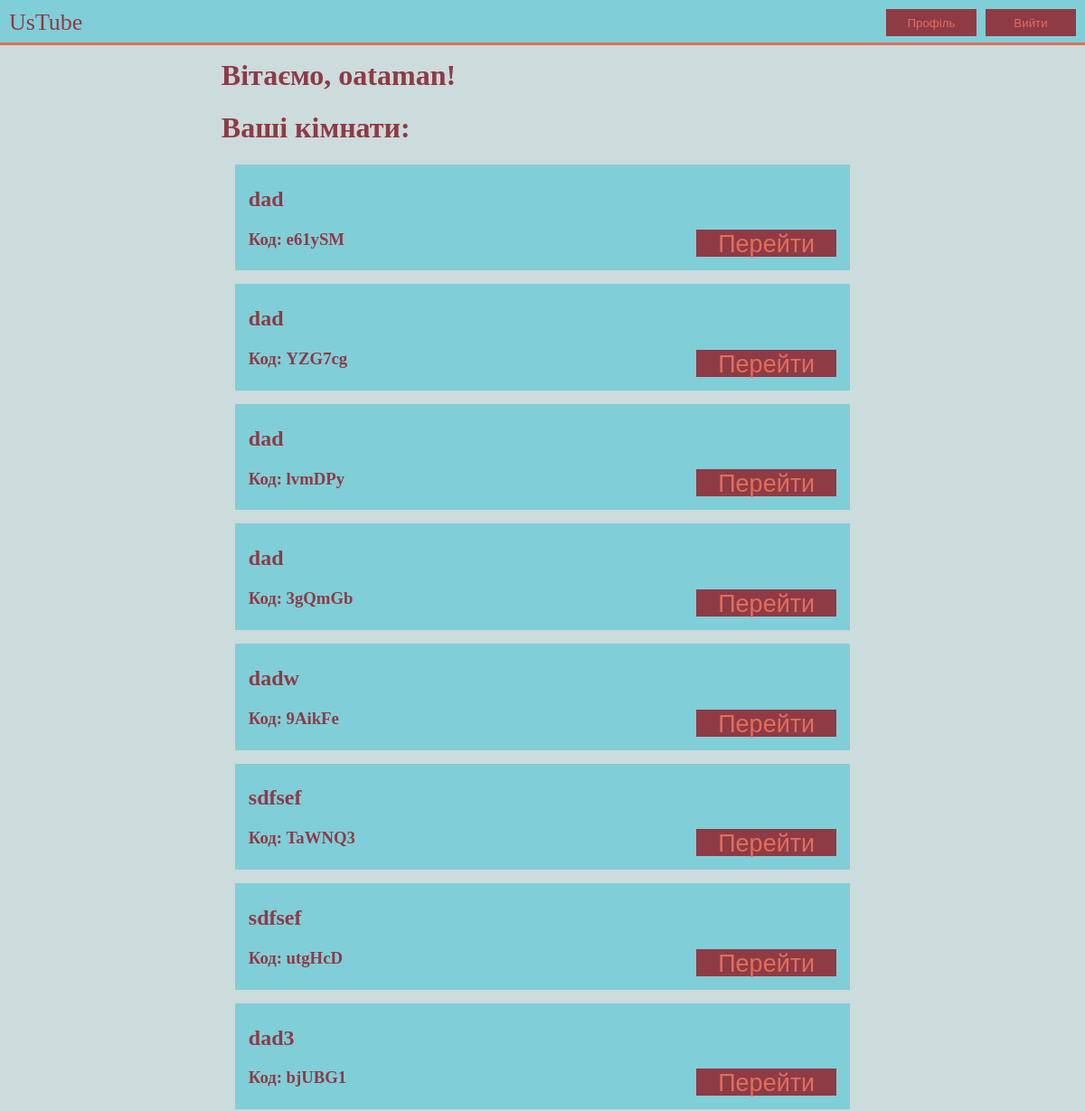
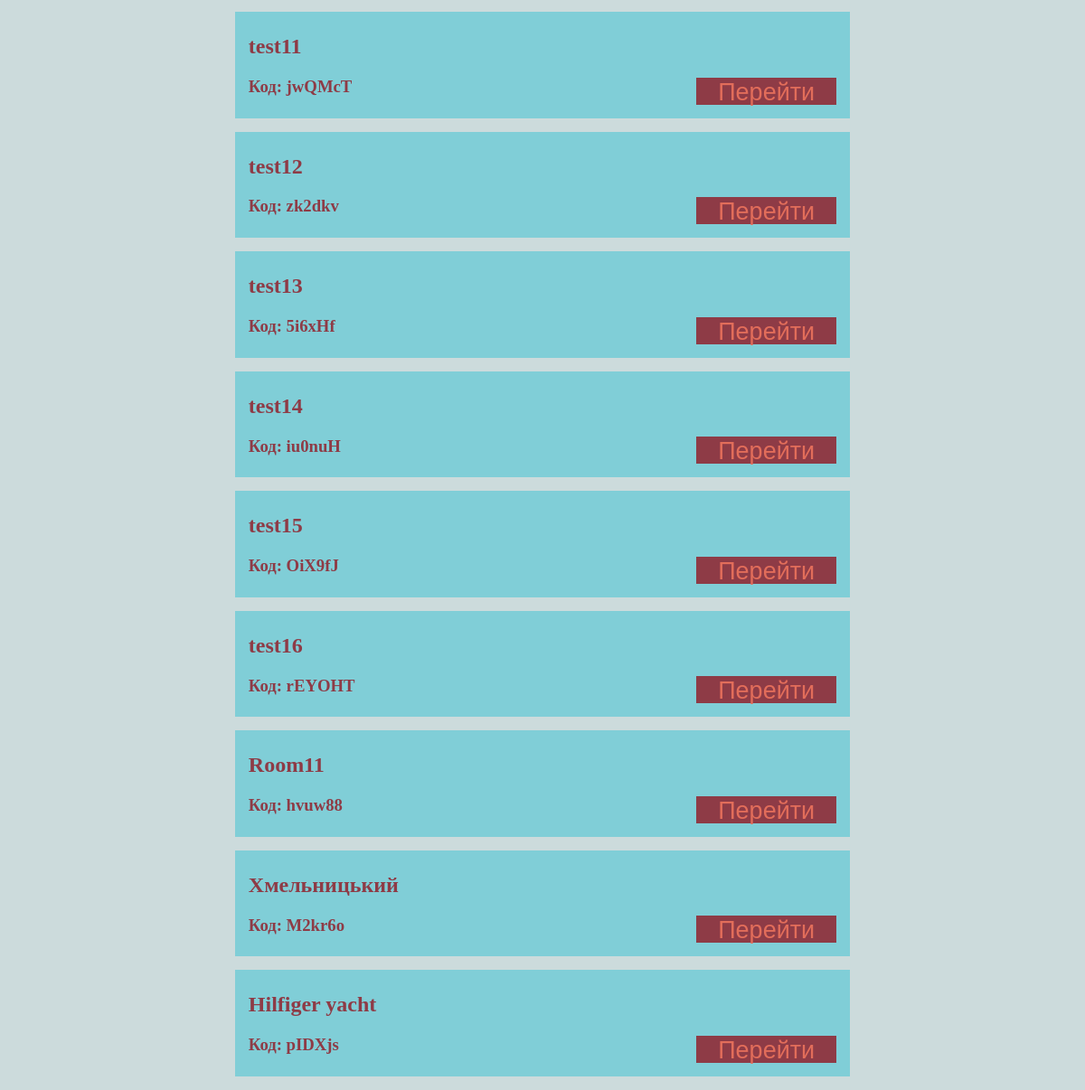
Screenshot of /profile (signed in) with the database file from the repository (2 pictures, top to bottom).
### rooms/models.py (models this page shows, shortened)
class Room(models.Model):
    name = models.CharField(max_length = 40)
    code = models.CharField(max_length = 20, default = generate_random_code())
    user = models.ForeignKey(User, on_delete=models.CASCADE)
    link = models.URLField(max_length = 150)
    videocode = models.CharField(max_length = 20, default ='ERROR', editable = True)

### rooms/views.py (the view)
# urls.py: path('profile', profileview, name='profile')
def profileview(request):
    if request.user.is_authenticated:
        user = request.user
        rooms = Room.objects.all().filter(user=user)
        ctx = {'rooms':rooms}
        return render(request, 'rooms/profile.html', ctx)
    else:
        return PermissionDenied()

### templates/rooms/profile.html
{% extends 'main.html' %}
{% load static %}
{% block css %}
<link rel="stylesheet" href="{% static 'css/main.css' %}">
{% endblock %}
{% block content %}
<h1>Вітаємо, {{ request.user }}!</h1>
<h1>Ваші кімнати:</h1>
{% for room in rooms %}
    <div class="roompreview">
        <h2>{{ room.name }}</h2>
        <h3>Код: {{ room.code }}</h3>
        <a href="{% url 'rooms:room' room.code %}"><button class="button" type="button">Перейти</button></a>
    </div>
{% endfor %}
{% endblock %}

### static/css/main.css (style rules this page uses)
body { display: block; margin: 8px; background-color: #CCDBDC; font-family: Tahoma; color: #8E3B46; }
.roompreview { background-color: #80CED7; position: relative; padding: 5px 0px 5px 15px; margin: 15px; }
.roompreview > a { position: absolute; bottom: 5px; right: 15px; }
.roompreview > a > button { height: 30px; width: 155px; box-sizing: border-box; border: none; border-radius: 0px; background-color: #8E3B46; color: #E26D5A; margin-bottom: 10px; font-size: 27px; }

### rows the page displays
Room: name "dad", code "e61ySM"
Room: name "dad", code "YZG7cg"
Room: name "dad", code "lvmDPy"
Room: name "dad", code "3gQmGb"
Room: name "dadw", code "9AikFe"
Room: name "sdfsef", code "TaWNQ3"
Room: name "sdfsef", code "utgHcD"
Room: name "dad3", code "bjUBG1"
Room: name "test11", code "jwQMcT"
Room: name "test12", code "zk2dkv"
Room: name "test13", code "5i6xHf"
Room: name "test14", code "iu0nuH"
Room: name "test15", code "OiX9fJ"
Room: name "test16", code "rEYOHT"
Room: name "Room11", code "hvuw88"
Room: name "Хмельницький", code "M2kr6o"
Room: name "Hilfiger yacht", code "pIDXjs"

### other values shown
{{ request.user }} "oataman"
